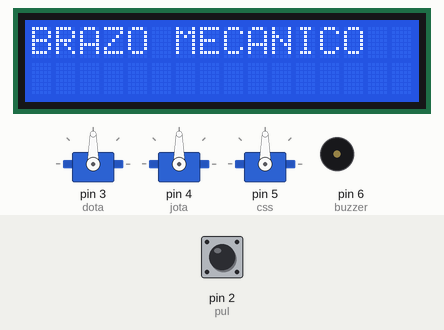
Simulated run of this sketch. Board: Arduino Uno, built with avr-gcc and run on an emulated ATmega328P. Parts: 16×2 character LCD, 3 × servo, buzzer (waves = sounding, pin HIGH). The inputs (shaded band) are chosen by the test bench; at power-on: pin 2 (pul) LOW.

Above: at 1.2 s.
1.3 s: pin 2 (pul) driven HIGH
At 2.3 s:
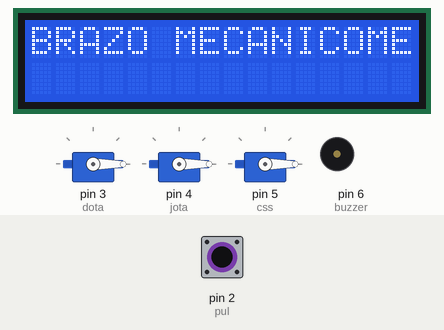
2.8 s: pin 2 (pul) driven LOW
At 3.2 s:
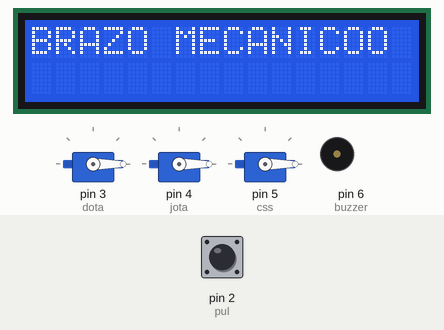
4.3 s: pin 2 (pul) driven HIGH
At 4.6 s:
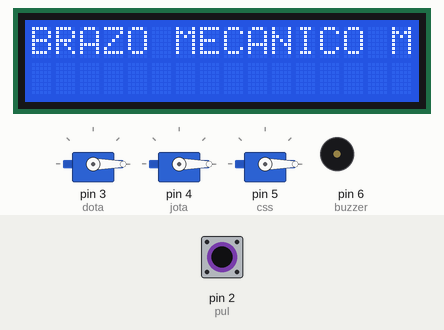
5.8 s: pin 2 (pul) driven LOW
At 6.7 s:
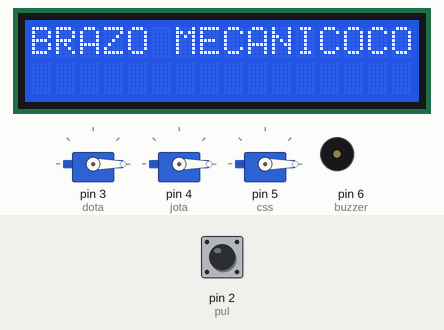
7.3 s: pin 2 (pul) driven HIGH
At 8.1 s:
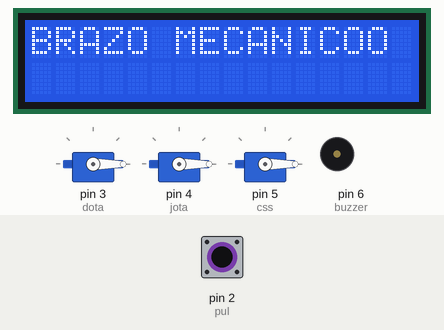
8.8 s: pin 2 (pul) pulsed LOW 5 times (0.12 s each, 0.3 s apart)
At 10.8 s:
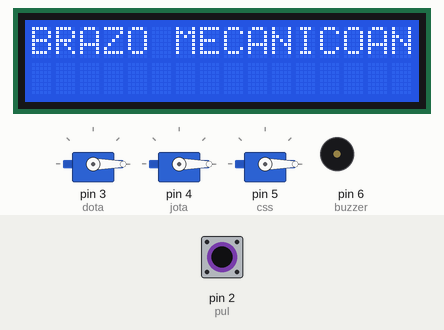
Timing chart, 0 to 12.3 s (numbered marks = the images above; inputs shaded):
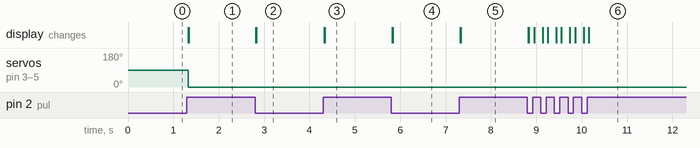

The sketch:

practicano_2222222222222222222222222222222222222222.ino
```cpp
#include <Wire.h>//se llama la libreria Wire que nos ayudara a comunicarnos con el dispositivos de I2C
#include <LiquidCrystal_I2C.h>//se instala la libreria LiquidCrystal_I2C para trabajar con el i2c del lcd junto con el MÃ³dulo serial I2C
#include <Servo.h>//se instala esta libreria para el servo motor

#define lcdAddress 0x27  //se indica la direcciÃ³n que toma el modulo i2c
#define filas 2//se indica que numero de filas que tiene el lcd que son dos para despues utilizarlo
#define columnas 16//se indica el numero de columnas que tiene el lcd que son 16
LiquidCrystal_I2C pantallalcd(lcdAddress, columnas, filas);//se llama la libreria LiquidCrystal_I2C se le indica el nombre de pantallalcd se le indica la direcciÃ³n del lcd,la variable columnas y filas

//INDICANDO LOS PINES A QUE VA CADA UNO
const int pul = 2;
const int buzzer =6;
const int pot=7;
const int pot_1=8;
const int pot_2=9;
int valor_pot;
int valor_pot1;
int valor_pot2;


//para los servos
Servo dota;//SE CREA LA VARIABLE PARA EL SERVO MOTOR
Servo jota;//SE CREA OTRA  VARIABLE PARA EL SERVO MOTOR
Servo css;//SE CREA OTRA  VARIABLE PARA EL SERVO MOTOR

#define b_salida() pinMode(buzzer,OUTPUT)


void setup() {
 pantallalcd.init();//se indica que la pantallalcd que en eso se iniciara
 pantallalcd.backlight();//se indica que la pantallalcd para su iluminaciÃ³n
 b_salida();//SE DEJA INDICADO
 dota.attach(3);
 jota.attach(4);
 css.attach(5);
 attachInterrupt(digitalPinToInterrupt(pul),traviss,CHANGE);//SE UTILIZA PARA INTERUPCIÓN
}
void loop() {
   pantallalcd.setCursor(0,0);//QUE SE PONGA EN ESA POSICIÓN DE LA LCD
   pantallalcd.print("BRAZO MECANICO");
}
void traviss(){
   pantallalcd.clear();//LIMPIE
   pantallalcd.setCursor(1,0);//QUE SE PONGA EN ESA POSICIÓN DE LA LCD
   pantallalcd.print("interrupción");//QUE IMPRIMA LO QUE SE INDICA
   delay(10);
   dota.write(0);
   delay(10);
   jota.write(0);
   delay(10);
   css.write(0);
}
void scoott(){
  valor_pot = digitalRead(pot);
  valor_pot = map(valor_pot, 0, 1023, 0, 180);
  dota.write(valor_pot);
  delay(10);
}
void drake(){
  valor_pot = digitalRead(pot);
  valor_pot = map(valor_pot, 0, 1023, 0, 180);
  dota.write(valor_pot);
  delay(10);

}
```

Measured:
- after the input at 1.3 s, servo on pin 3 (dota), servo on pin 4 (jota), servo on pin 5 (css): 90° → 0° at once; the display: first changes at once (image 1 shows a later state)
- after the input at 2.8 s, the display: first changes at once (image 2 shows a later state)
- after the input at 4.3 s, the display: first changes at once (image 3 shows a later state)
- after the input at 5.8 s, the display: first changes at once (image 4 shows a later state)
- after the input at 7.3 s, the display: first changes at once (image 5 shows a later state)
- after the input at 8.8 s, the display: first changes at once (image 6 shows a later state)
